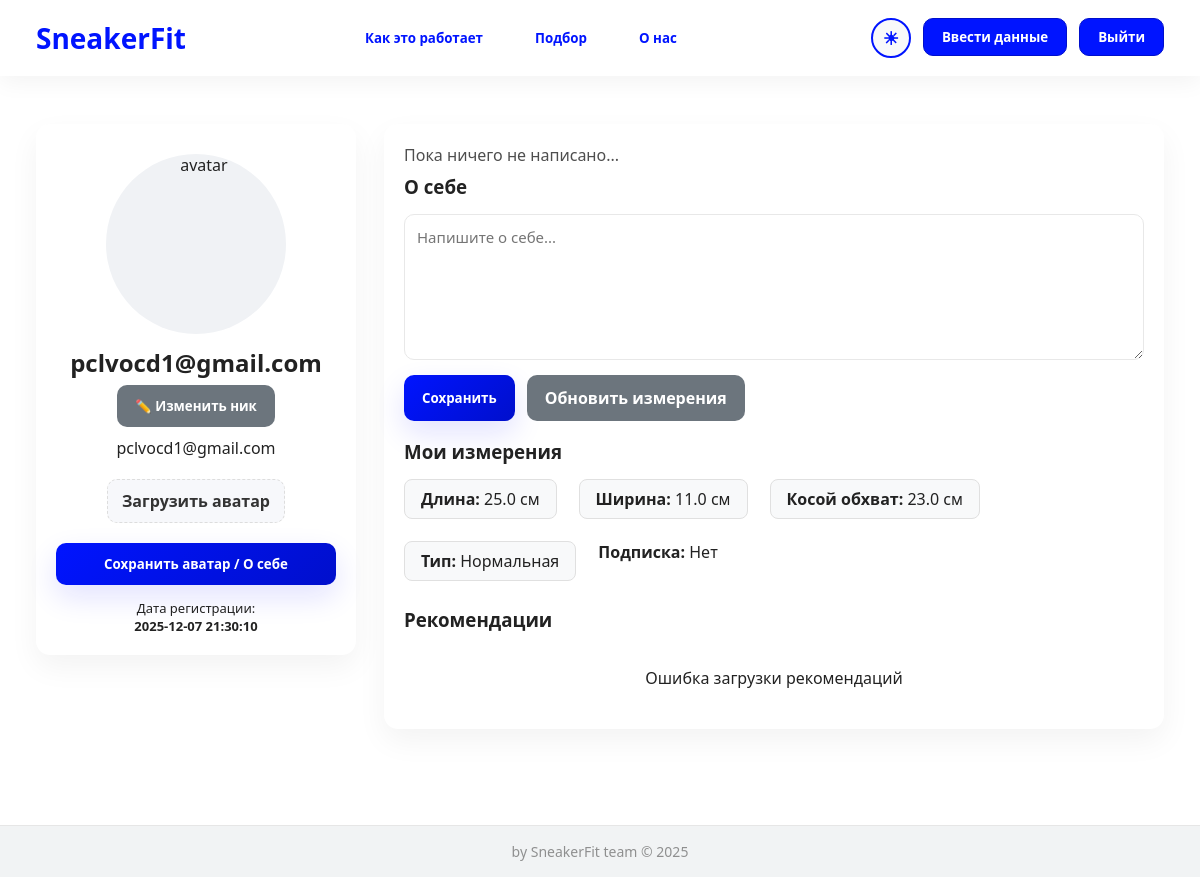
Screenshot of /profile (signed in) with the database file from the repository.
### tables this page shows
CREATE TABLE users (
            id INTEGER PRIMARY KEY AUTOINCREMENT,
            username TEXT NOT NULL,
            email TEXT UNIQUE NOT NULL,
            password TEXT NOT NULL,
            registration_date TEXT,
            registration_type TEXT,
            subscription INTEGER DEFAULT 0,
            foot_length REAL,
            foot_width REAL,
            arch TEXT,
            oblique_circumference REAL,
            foot_type TEXT,
            avatar TEXT,
            about TEXT DEFAULT '',
            email_verified BOOLEAN DEFAULT FALSE
        );

### app.py (the view)
@app.route('/profile')
@email_verified_required
def profile():
    user = get_user_by_email(session.get('user_email'))
    return render_template('profile.html', user=user)

### app.py (called while the page is built)
def email_verified_required(f):
    @wraps(f)
    def decorated_function(*args, **kwargs):
        if not session.get('user_logged_in'):
            return redirect('/login_page')
        user_email = session.get('user_email')
        if not user_email or not is_email_verified(user_email):
            session['redirect_after_verification'] = request.url
            return redirect('/verify_email_page')
        return f(*args, **kwargs)
    return decorated_function

### database.py (called while the page is built)
def get_connection():
    conn = sqlite3.connect(DB_FILE)
    conn.row_factory = sqlite3.Row
    return conn

### user_service.py (called while the page is built)
def is_email_verified(email):
    conn = get_connection()
    cursor = conn.cursor()
    try:
        cursor.execute("SELECT email_verified FROM users WHERE email = ?", (email,))
        row = cursor.fetchone()
        return row and row['email_verified'] == 1
    except Exception as e:
        print(f"Error checking email verification: {e}")
        return False
    finally:
        conn.close()

def get_user_by_email(email):
    conn = get_connection()
    cursor = conn.cursor()
    try:
        cursor.execute("SELECT * FROM users WHERE email = ?", (email,))
        row = cursor.fetchone()
        if row:
            return dict(row)
        return None
    except Exception as e:
        print(f"Error getting user by email: {e}")
        return None
    finally:
        conn.close()

### templates/profile.html (shortened to what this page needs)
<!DOCTYPE html>
<html lang="ru">
<head>
    <link rel="stylesheet" href="{{ url_for('static', filename='style.css') }}">
    <link rel="stylesheet" href="{{ url_for('static', filename='../static/css/profile.css') }}">
</head>
<body>
<div class="main-content">
<div class="topbar">
    <a href="/" style="text-decoration: none;">
        <div class="logo">SneakerFit</div>
    </a>
    <div class="center-menu">
        <a href="/how"><button class="ghost-btn">Как это работает</button></a>
        <a href="/fit"><button class="ghost-btn">Подбор</button></a>
        <a href="/about"><button class="ghost-btn">О нас</button></a>
    </div>
    <div class="right-menu">
        <button id="themeSwitcher" class="theme-switcher">
            <span id="themeIcon" class="theme-icon">☀</span>
        </button>
        <a href="/measure"><button class="nav-btn">Ввести данные</button></a>
        <a href="/logout"><button class="nav-btn">Выйти</button></a>
    </div>
</div>
<div class="profile-page" style="animation: fadeIn 0.5s ease;">
    <div class="profile-grid">
        <aside class="profile-card">
            <div class="avatar-wrap">
                {% if user.avatar %}
                    <img id="avatarPreview" src="/{{ user.avatar }}" alt="avatar">
                {% else %}
                    <img id="avatarPreview" src="{{ url_for('static', filename='no-avatar.png') }}" alt="avatar">
                {% endif %}
            </div>
            <h2>{{ user.username }}</h2>
            <button onclick="document.getElementById('nickEdit').style.display='block'" class="btn btn-secondary" style="margin-top:6px;">✏️ Изменить ник</button>
            <p class="email">{{ user.email }}</p>
            <form id="avatarForm" action="{{ url_for('profile_update') }}" method="POST" enctype="multipart/form-data">
                <label class="fake-file">
                    Загрузить аватар
                </label>
                <button type="submit" class="btn btn-primary" style="width:100%; margin-top:12px;">Сохранить аватар / О себе</button>
            </form>
            <p class="registered">Дата регистрации: <br> <strong>{{ user.registration_date }}</strong></p>
        </aside>
        <main class="profile-main">
            <p style="margin-bottom:8px; color:#555;">{{ user.about or "Пока ничего не написано..." }}</p>
            <section class="about">
                <h3>О себе</h3>
                <form id="aboutForm" action="{{ url_for('profile_update') }}" method="POST">
                    <textarea name="about" id="aboutTextarea" rows="6" placeholder="Напишите о себе...">{{ user.about }}</textarea>
                    <div style="display:flex; gap:12px; margin-top:10px;">
                        <button type="submit" class="btn btn-primary">Сохранить</button>
                        <a href="{{ url_for('measure') }}" class="btn btn-secondary">Обновить измерения</a>
                    </div>
                </form>
            </section>
            <section class="measurements" style="margin-top:18px;">
                <h3>Мои измерения</h3>
                <div class="measure-row">
                    <div><strong>Длина:</strong> {{ user.foot_length or '-' }} см</div>
                    <div><strong>Ширина:</strong> {{ user.foot_width or '-' }} см</div>
                    <div><strong>Косой обхват:</strong> {{ user.oblique_circumference or '-' }} см</div>
                    <div><strong>Тип:</strong> {{ user.foot_type or '-' }}</div>
                    <p><strong>Подписка:</strong> {{ 'Активна' if user.subscription else 'Нет' }}</p>
                </div>
            </section>
            <section class="recommendations" style="margin-top:26px;">
                <h3>Рекомендации</h3>
                <div id="profile-recommendations">
                </div>
            </section>
        </main>
    </div>
</div>
<div class="main-content">
<footer class="global-footer">
    <p>by SneakerFit team © 2025</p>
</footer>
</body>
</html>

### static/style.css (style rules this page uses)
* { margin: 0; padding: 0; box-sizing: border-box; font-family: 'Segoe UI', Tahoma, Geneva, Verdana, sans-serif; }
html, body { height: 100%; }
body { min-height: 100vh; background: #f6f7fb; color: #222; display: flex; flex-direction: column; }
.main-content { flex: 1; }
.topbar { width: 100%; position: fixed; top: 0; left: 0; display: flex; justify-content: space-between; align-items: center; padding: 18px 36px; background: rgba(255, 255, 255, 0.9); backdrop-filter: blur(4px); box-shadow: 0 6px 22px rgba(13, 13, 25, 0.05); z-index: 50; animation: fadeDown 0.5s ease; }
.logo { font-size: 28px; color: #000DFF; font-weight: 700; cursor: pointer; transition: all 0.3s ease; }
.center-menu { display: flex; gap: 24px; flex: 1; justify-content: center; }
.right-menu { display: flex; gap: 12px; }
.ghost-btn { background: transparent !important; border: none; color: #0014ff; font-weight: 600; padding: 8px 14px; cursor: pointer; transition: all .25s; border-radius: 8px; }
.nav-btn { background: #0014ff; color: white; border: 1px solid #0010cc; font-weight: 600; padding: 9px 18px; cursor: pointer; border-radius: 10px; transition: all .25s; }
.btn { display: inline-block; padding: 12px 18px; border-radius: 10px; text-decoration: none; text-align: center; cursor: pointer; border: none; transition: all .20s ease; }
.btn-primary { background: linear-gradient(135deg, #0014ff, #0010aa); color: white; font-weight: 600; box-shadow: 0 12px 30px rgba(13, 13, 255, 0.12); }
.btn-secondary { background: #6c757d; color: white; font-weight: 600; }
label { display: block; font-weight: 600; margin-bottom: 8px; color: #333; }
input[type="text"], input[type="email"], input[type="password"], input[type="number"], textarea, select { width: 100%; padding: 12px 14px; border-radius: 10px; border: 1px solid #e8e8e8; font-size: 15px; transition: all .18s; }
.global-footer { width: 100%; text-align: center; padding: 16px; font-size: 14px; color: #777; background: #f2f3f8; margin-top: 60px; animation: fadeUp 0.4s ease; border-top: 1px solid #e6e6e6; }
.global-footer p { opacity: 0.8; }
:root { --bg-color: #ffffff; --text-color: #222222; --card-bg: #f8f9fa; --border-color: #e0e0e0; --footer-bg: #f1f3f4; --input-bg: #ffffff; --shadow-color: rgba(0, 0, 0, 0.1); --nav-bg: rgba(255, 255, 255, 0.95); --accent-color: #0014ff; --accent-hover: #000fcc; }
body { background: var(--bg-color); color: var(--text-color); transition: all 0.5s cubic-bezier(0.4, 0, 0.2, 1); }
.topbar { background: var(--nav-bg); transition: all 0.5s cubic-bezier(0.4, 0, 0.2, 1); }
input[type="text"], input[type="email"], input[type="password"], input[type="number"], textarea, select { background: var(--input-bg); border-color: var(--border-color); color: var(--text-color); transition: all 0.5s cubic-bezier(0.4, 0, 0.2, 1); }
.global-footer { background: var(--footer-bg); transition: all 0.5s cubic-bezier(0.4, 0, 0.2, 1); }
.theme-switcher { background: var(--card-bg); border: 2px solid var(--accent-color); color: var(--accent-color); padding: 8px; border-radius: 50%; cursor: pointer; font-weight: 600; transition: all 0.4s cubic-bezier(0.4, 0, 0.2, 1); display: flex; align-items: center; justify-content: center; margin-left: 15px; position: relative; overflow: hidden; width: 40px; height: 40px; min-width: auto; }
.theme-switcher::before { content: ''; position: absolute; top: 0; left: -100%; width: 100%; height: 100%; background: linear-gradient(90deg, transparent, rgba(255,255,255,0.2), transparent); transition: left 0.6s; }
.theme-icon { font-size: 18px; transition: all 0.4s cubic-bezier(0.4, 0, 0.2, 1); display: inline-block; }
.logo { color: var(--accent-color); transition: all 0.5s cubic-bezier(0.4, 0, 0.2, 1); }
.ghost-btn { color: var(--accent-color); transition: all 0.5s cubic-bezier(0.4, 0, 0.2, 1); }
.nav-btn { background: var(--accent-color); border-color: var(--accent-hover); transition: all 0.5s cubic-bezier(0.4, 0, 0.2, 1); }
.btn-primary { background: linear-gradient(135deg, var(--accent-color), var(--accent-hover)); transition: all 0.5s cubic-bezier(0.4, 0, 0.2, 1); }
.subtitle, .email, .registered, .results-count, .shoe-model, .size-info { color: var(--text-color) !important; }

### rows the page displays
users: username "pclvocd1@gmail.com", email "pclvocd1@gmail.com", registration_date "2025-12-07 21:30:10", about "Пока ничего не написано...", foot_length "25.0", foot_width "11.0", oblique_circumference "23.0", foot_type "Нормальная", subscription "Нет"
